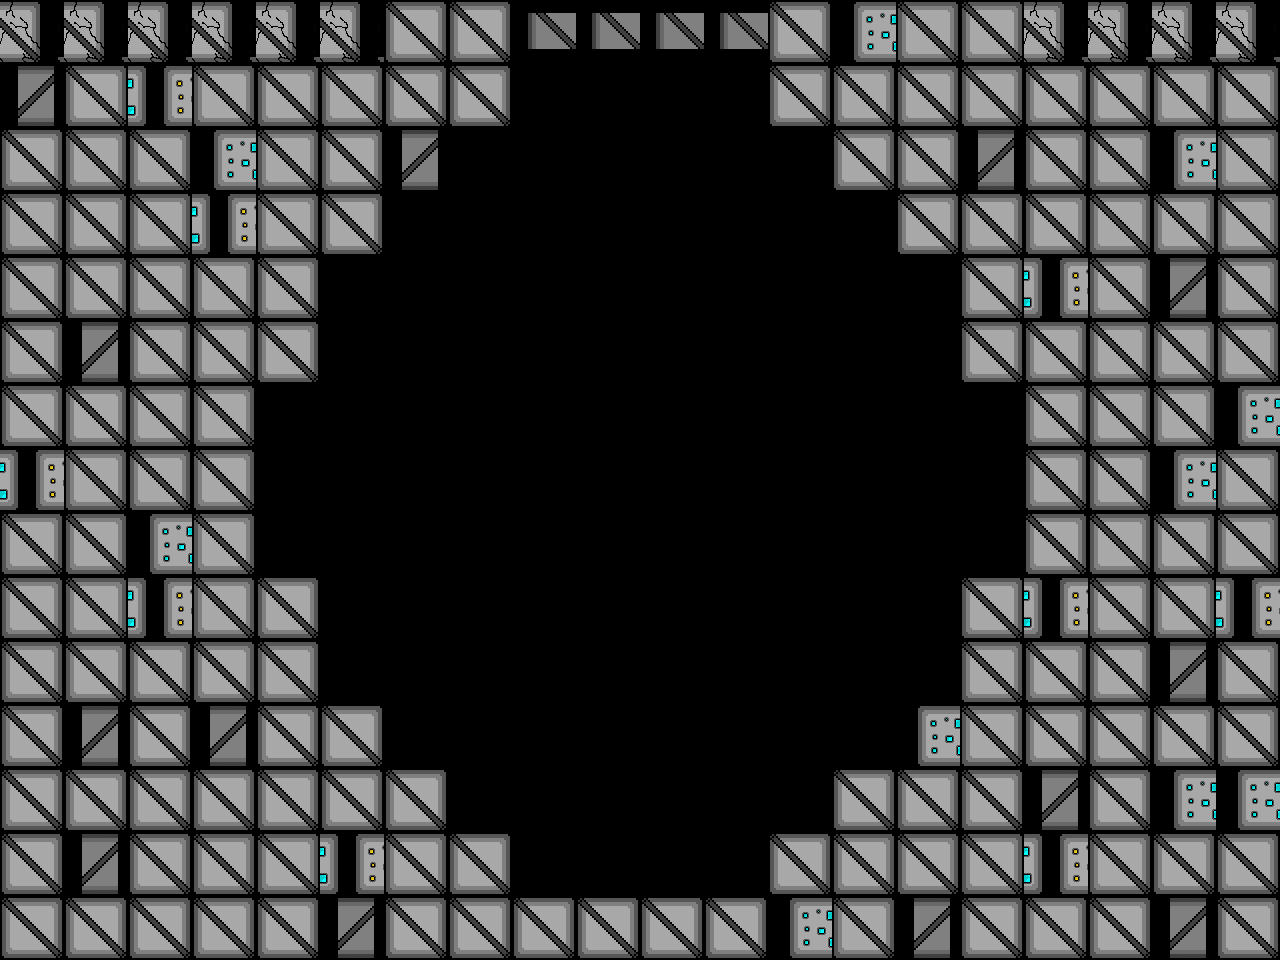

This is a level from a 2D game, rendered from its Tiled map with the project's own tilesets. A one-line summary and the map file follow, with tile-layer data summarised:
An orthogonal 20x15 tile map with 64x64 px tiles, 1 tile layer (Tile Layer 2) and 3 objects (ScrollingBackground, Player, ShotgunItem).

<map version="1.0" tiledversion="1.0.3" orientation="orthogonal" renderorder="right-down" width="20" height="15" tilewidth="64" tileheight="64" nextobjectid="59">
 <properties>
  <property name="assassin" value="assets/assasin_rightLeftSpritesheet.png" />
  <property name="backgroundEasy" value="assets/backgroundEasy.png" />
  <property name="backgroundHard" value="assets/backgroundHard.png" />
  <property name="backgroundMedium" value="assets/backgroundMedium.png" />
  <property name="boss" value="assets/boss.png" />
  <property name="bossexplosion" value="assets/bossexplosion.png" />
  <property name="damageUp" value="assets/metalBoxCoin.png" />
  <property name="explosion" value="assets/explosion.png" />
  <property name="firingRateUp" value="assets/metalBoxCoin.png" />
  <property name="healthUp" value="assets/metalBoxHeart.png" />
  <property name="largeexplosion" value="assets/largeexplosion.png" />
  <property name="loading" value="assets/loading.png" />
  <property name="moveSpeedUp" value="assets/metalBoxCoin.png" />
  <property name="newborn" value="assets/newborn_spritesheet(h54_w62).png" />
  <property name="player" value="assets/playerSpriteSheetTemp.png" />
  <property name="reward" value="assets/reward1.png" />
  <property name="shotgunItem" value="assets/metalBoxCoin.png" />
  <property name="smallexplosion" value="assets/smallexplosion.png" />
  <property name="uno" value="assets/uno_Static.png" />
 </properties>
 <tileset firstgid="1" name="blocks1" tilewidth="64" tileheight="64" tilecount="14" columns="14">
  <image source="blocks1.png" width="900" height="64" />
 </tileset>
 <objectgroup color="#00ff00" name="Object Layer 1">
  <object id="59" name="Background" type="ScrollingBackground" x="0" y="0" width="64" height="64">
   <properties>
    <property name="numFrames" value="1" />
    <property name="textureHeight" value="960" />
    <property name="textureID" value="backgroundEasy" />
    <property name="textureWidth" value="1280" />
   </properties>
  </object>
  <object id="55" name="Player1" type="Player" x="609.909" y="780.152" width="36" height="64">
   <properties>
    <property name="numFrames" value="3" />
    <property name="textureHeight" value="60" />
    <property name="textureID" value="player" />
    <property name="textureWidth" value="34" />
   </properties>
  </object>
  <object id="62" name="ShotgunItem" type="ShotgunItem" x="600.061" y="434.909" width="64" height="64">
   <properties>
    <property name="numFrames" value="1" />
    <property name="textureHeight" value="64" />
    <property name="textureID" value="shotgunItem" />
    <property name="textureWidth" value="64" />
   </properties>
  </object>
 </objectgroup>
 <layer name="Tile Layer 2" width="20" height="15">
  <properties>
   <property name="collidable" value="" />
  </properties>
  <data>[300 cells, 188 non-empty, 6 distinct tile ids]</data>
 </layer>
</map>
